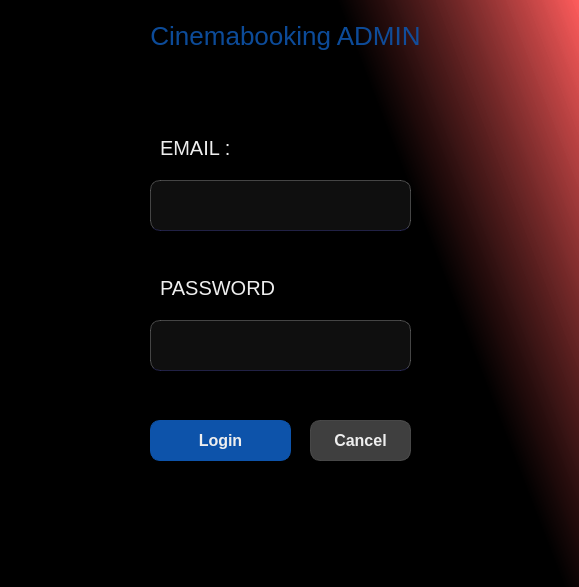
<?xml version="1.0" encoding="UTF-8"?>
<ui version="4.0">
 <author>wissem</author>
 <class>page</class>
 <widget class="QWidget" name="page">
  <property name="geometry">
   <rect>
    <x>0</x>
    <y>0</y>
    <width>579</width>
    <height>587</height>
   </rect>
  </property>
  <property name="windowTitle">
   <string>Form</string>
  </property>
  <property name="styleSheet">
   <string notr="true">QWidget {
	color: #EEE;
	background-color: #111;
}

#page {
	background-color: qlineargradient(spread:pad, x1:0.637, y1:0.142364, x2:1, y2:0, stop:0 rgba(0, 0, 0, 255), stop:1 rgba(255, 86, 86, 207));
}

#title {
	font-size: 26px;
	color: rgba(13, 83, 170, 0.9);	
	background-color: transparent;
}

#error {
	color: rgba(255, 0, 0, 0.8);
}

QLabel {
	font-size: 20px;
	background-color: transparent;
}

QLineEdit {
	border-radius: 10px;
	background-color: rgba(20, 20, 20, 0.75);
	padding: 5px 10px;
	border:  1px solid rgba(255, 255, 255, 0.25);
	border-bottom-color: rgba(110, 110, 255, 0.25);
	font-size: 16px;
}
QLineEdit:focus {
	border-bottom-color: #0d53aa;
}

QPushButton {
	border-radius: 10px;
	padding: 5px 10px;
	border: 1px solid #0d53aa ;
	background-color: #0d53aa; 
	font-weight: 900;
	font-size: 16px;
}
QPushButton:hover {
	background-color: red; 
	border-color: red;
}

#cancel_btn {
	border-color: rgba(84, 84, 84, 0.75);
	background-color: rgba(84, 84, 84, 0.75);
}</string>
  </property>
  <widget class="QLineEdit" name="email">
   <property name="geometry">
    <rect>
     <x>150</x>
     <y>180</y>
     <width>261</width>
     <height>51</height>
    </rect>
   </property>
  </widget>
  <widget class="QLineEdit" name="pwd">
   <property name="geometry">
    <rect>
     <x>150</x>
     <y>320</y>
     <width>261</width>
     <height>51</height>
    </rect>
   </property>
  </widget>
  <widget class="QPushButton" name="login_btn">
   <property name="geometry">
    <rect>
     <x>150</x>
     <y>420</y>
     <width>141</width>
     <height>41</height>
    </rect>
   </property>
   <property name="text">
    <string>Login</string>
   </property>
  </widget>
  <widget class="QPushButton" name="cancel_btn">
   <property name="geometry">
    <rect>
     <x>310</x>
     <y>420</y>
     <width>101</width>
     <height>41</height>
    </rect>
   </property>
   <property name="text">
    <string>Cancel</string>
   </property>
  </widget>
  <widget class="QLabel" name="label">
   <property name="geometry">
    <rect>
     <x>160</x>
     <y>140</y>
     <width>101</width>
     <height>16</height>
    </rect>
   </property>
   <property name="text">
    <string>EMAIL :</string>
   </property>
  </widget>
  <widget class="QLabel" name="label_2">
   <property name="geometry">
    <rect>
     <x>160</x>
     <y>280</y>
     <width>121</width>
     <height>16</height>
    </rect>
   </property>
   <property name="text">
    <string>PASSWORD :</string>
   </property>
  </widget>
  <widget class="QLabel" name="title">
   <property name="geometry">
    <rect>
     <x>20</x>
     <y>10</y>
     <width>531</width>
     <height>51</height>
    </rect>
   </property>
   <property name="text">
    <string>Cinemabooking ADMIN</string>
   </property>
   <property name="alignment">
    <set>Qt::AlignCenter</set>
   </property>
  </widget>
 </widget>
 <tabstops>
  <tabstop>email</tabstop>
  <tabstop>pwd</tabstop>
  <tabstop>login_btn</tabstop>
  <tabstop>cancel_btn</tabstop>
 </tabstops>
 <resources/>
 <connections/>
</ui>
